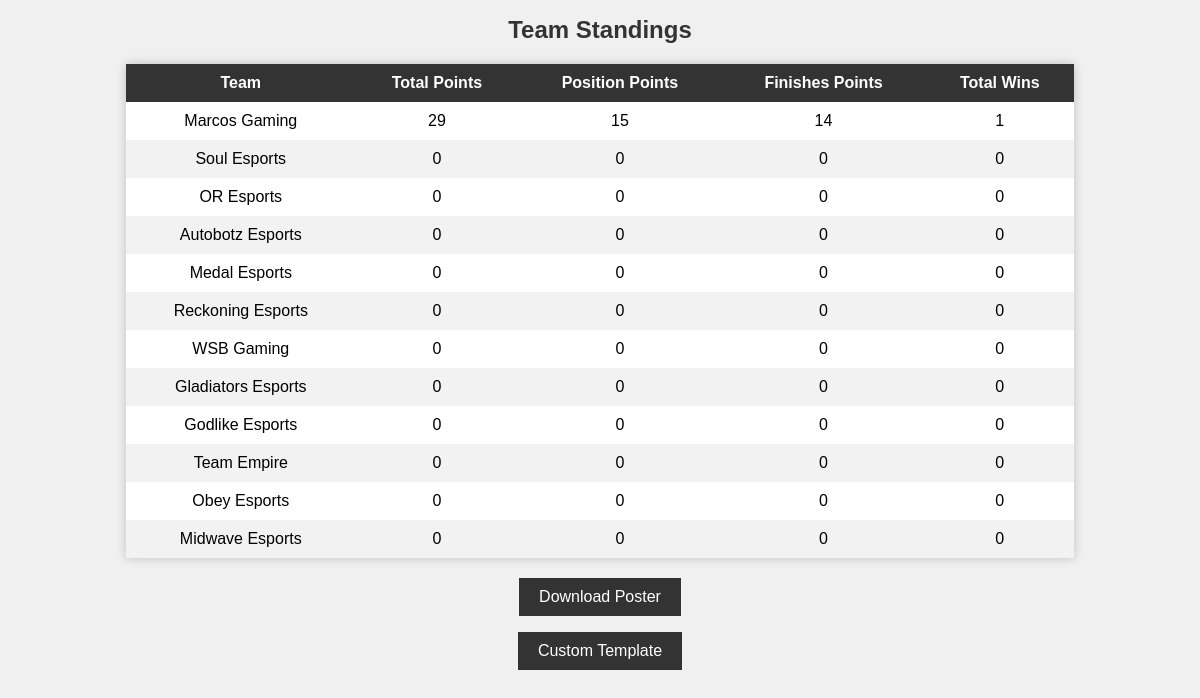
Page /Sky Esports Championship Semi Finals/overall_standings/ on the earlier database version.
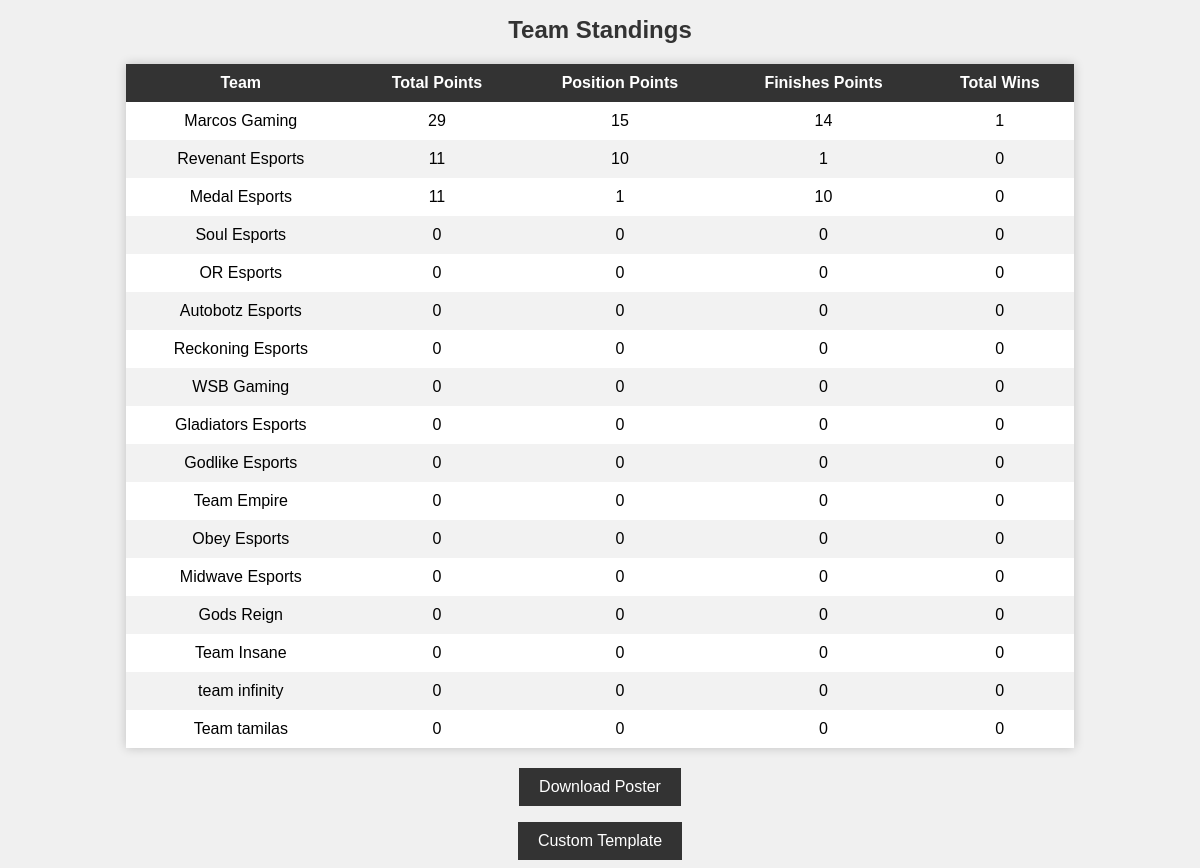
Same page on the later database version.
### tournaments/models.py (models this page shows, shortened)
class OverallStandings(models.Model):
    team = models.ForeignKey(Team, on_delete=models.CASCADE)
    tournament = models.ForeignKey(Tournament, on_delete=models.CASCADE)
    total_position_points = models.PositiveIntegerField(default=0)
    total_finishes_points = models.PositiveIntegerField(default=0)
    total_wins = models.PositiveIntegerField(default=0)
    total_points = models.PositiveIntegerField(default=0)

class Team(models.Model):
    name = models.CharField(max_length=255)
    logo = models.ImageField(upload_to='team_logos/')

### tournaments/views.py (the view)
# urls.py: path('<str:tournament_name>/overall_standings/', views.team_standings, name='team_standings'),
def team_standings(request, tournament_name):
    teams = OverallStandings.objects.filter(tournament__name=tournament_name).order_by(
        '-total_points',  # Sort by total points (highest to lowest)
        '-total_position_points',  # In case of a tie, sort by position points
        '-total_finishes_points',  # In case of a tie, sort by finishes points
        '-total_wins'  # In case of a tie, sort by total wins
    )
    return render(request, 'standings/team_standings.html', {'teams': teams, 'tournament_name': tournament_name})

### tournaments/templates/standings/team_standings.html (shortened to what this page needs)
<!DOCTYPE html>
<html>
<head>
</head>
<body>
    <h1>Team Standings</h1>
    <div id="team-standings-table-container">
        <table id="team-standings-table">
            <thead>
                <tr>
                    <th>Team</th>
                    <th>Total Points</th>
                    <th>Position Points</th>
                    <th>Finishes Points</th>
                    <th>Total Wins</th>
                </tr>
            </thead>
            <tbody>
                {% for team in teams %}
                    <tr>
                        <td>{{ team.team.name }}</td>
                        <td>{{ team.total_points }}</td>
                        <td>{{ team.total_position_points }}</td>
                        <td>{{ team.total_finishes_points }}</td>
                        <td>{{ team.total_wins }}</td>
                    </tr>
                {% endfor %}
            </tbody>
        </table>
    </div>
    <p><a href="{% url 'generate_team_standings_poster' tournament_name %}">Download Poster</a></p>
    <a href="{% url 'custom_template' tournament_name %}">Custom Template</a>
</body>
</html>

### tournaments/templates/standings/team_standings.html (style rules this page uses)
body { font-family: Arial, sans-serif; background-color: #f0f0f0; text-align: center; }
h1 { font-size: 24px; color: #333; }
table { width: 80%; margin: 20px auto; border-collapse: collapse; box-shadow: 0 0 10px rgba(0, 0, 0, 0.2); background-color: #fff; }
th, td { padding: 10px; text-align: center; }
th { background-color: #333; color: white; }
tr:nth-child(even) { background-color: #f2f2f2; }
a { display: inline-block; padding: 10px 20px; background-color: #333; color: white; text-decoration: none; transition: background-color 0.3s; }
tr { transition: background-color 0.5s, transform 0.5s; }

Differences in the rows shown:
added OverallStandings: team.name "Revenant Esports", total_points "11", total_position_points "10", total_finishes_points "1", total_wins "0"
changed OverallStandings "Medal Esports": total_points "0" → "11"; total_position_points "0" → "1"; total_finishes_points "0" → "10"; moves up the list
added OverallStandings: team.name "Gods Reign", total_points "0", total_position_points "0", total_finishes_points "0", total_wins "0"
added OverallStandings: team.name "Team Insane", total_points "0", total_position_points "0", total_finishes_points "0", total_wins "0"
added OverallStandings: team.name "team infinity", total_points "0", total_position_points "0", total_finishes_points "0", total_wins "0"
added OverallStandings: team.name "Team tamilas", total_points "0", total_position_points "0", total_finishes_points "0", total_wins "0"
